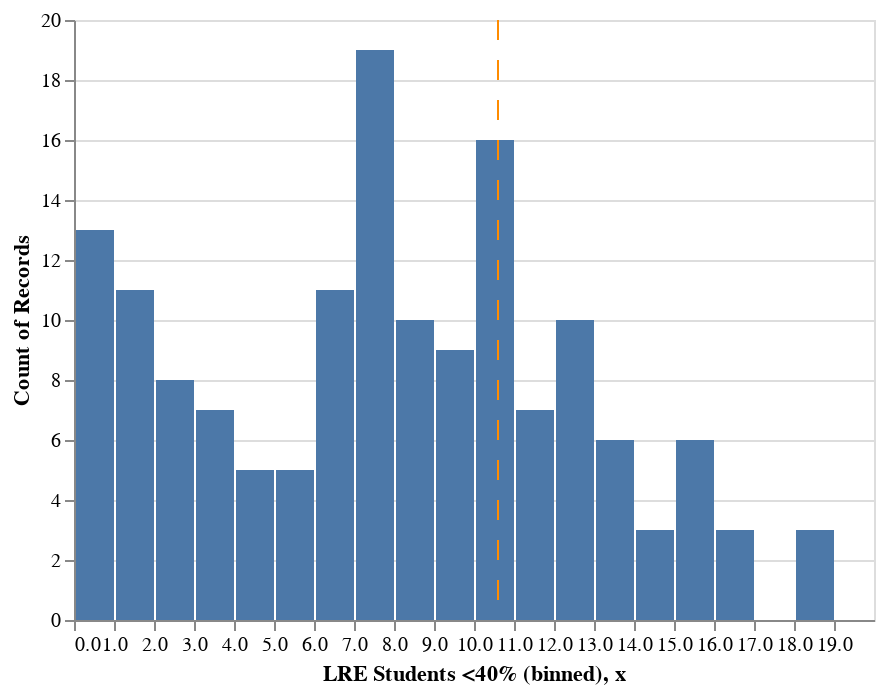

Notebook code for this chart:
### Code cell
chart = alt.Chart(df_large).mark_bar().encode(
    alt.X("LRE Students <40%", bin=alt.Bin(maxbins=20)),
    y='count()',
)

line = alt.Chart(pd.DataFrame({'x': [10.6]})).mark_rule(strokeDash=[10, 10], color="darkorange").encode(x='x')

chart + line

### Figure 1 — Vega-Lite specification as saved in the notebook (floating-point values rounded to 4 significant figures; data arrays with more than 128 entries replaced by an {"elided": "..."} marker saying what was removed)
{"config": {"view": {"continuousWidth": 400, "continuousHeight": 300}}, "layer": [{"data": {"name": "data-a71a7da64240768cb1940bc05b0f6806"}, "mark": "bar", "encoding": {"x": {"type": "quantitative", "bin": {"maxbins": 20}, "field": "LRE Students <40%"}, "y": {"type": "quantitative", "aggregate": "count"}}}, {"data": {"name": "data-5d069ac4ac1bc4a8f5e567a2f11816e9"}, "mark": {"type": "rule", "color": "darkorange", "strokeDash": [10, 10]}, "encoding": {"x": {"type": "quantitative", "field": "x"}}}], "$schema": "https://vega.github.io/schema/vega-lite/v4.8.1.json", "datasets": {"data-a71a7da64240768cb1940bc05b0f6806": {"elided": "152 records"}, "data-5d069ac4ac1bc4a8f5e567a2f11816e9": [{"x": 10.6}]}}
